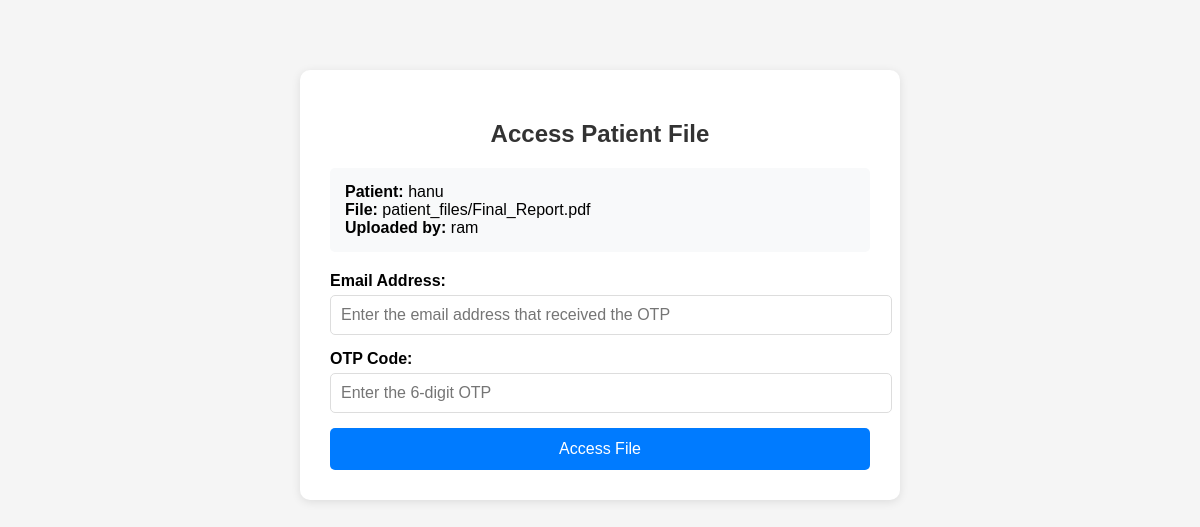
The app's page /access-file/2/ (signed in) with its own data.
### accounts/models.py (models this page shows, shortened)
class PatientFile(models.Model):
    doctor = models.ForeignKey(
        CustomUser,
        on_delete=models.CASCADE,
        limit_choices_to={'role': 'doctor'},
        related_name='patient_files'
    )
    patient_name = models.CharField(max_length=100)
    patient_id = models.CharField(max_length=50, default='UnknownID')
    disease = models.CharField(max_length=200, default='Unknown')
    file = models.FileField(upload_to='patient_files/', blank=False, null=False)
    uploaded_at = models.DateTimeField(auto_now_add=True)
    otp = models.CharField(max_length=6, blank=True, null=True)
    access_email = models.EmailField(blank=True, null=True)  # recipient email for access

class CustomUser(AbstractUser):
    ROLE_CHOICES = (
        ('admin', 'Admin'),
        ('doctor', 'Doctor'),
        ('management', 'Management'),
    )
    role = models.CharField(max_length=15, choices=ROLE_CHOICES, default='doctor')
    is_verified = models.BooleanField(default=False)
    otp = models.CharField(max_length=6, blank=True, null=True)
    profile_image = models.ImageField(upload_to="profiles/", blank=True, null=True)

### accounts/views.py (the view, shortened to what this page needs)
# urls.py: path('access-file/<int:file_id>/', views.access_patient_file_view, name='access_patient_file'),  # Changed name
@login_required
def access_patient_file_view(request, file_id):
    file_obj = get_object_or_404(PatientFile, id=file_id)
    return render(request, 'access_file.html', {'file': file_obj})

### accounts/templates/access_file.html (shortened to what this page needs)
<!DOCTYPE html>
<html>
<head>
</head>
<body>
    <div class="access-container">
        <h2>Access Patient File</h2>
        <div class="file-info">
            <strong>Patient:</strong> {{ file.patient_name }}<br>
            <strong>File:</strong> {{ file.file.name }}<br>
            <strong>Uploaded by:</strong> {{ file.doctor.username }}
        </div>
        <form method="post">
            <div class="form-group">
                <label for="email">Email Address:</label>
                <input type="email" id="email" name="email" required
                       placeholder="Enter the email address that received the OTP">
            </div>
            <div class="form-group">
                <label for="otp">OTP Code:</label>
                <input type="text" id="otp" name="otp" required
                       placeholder="Enter the 6-digit OTP" maxlength="6" pattern="[0-9]{6}">
            </div>
            <button type="submit">Access File</button>
        </form>
    </div>
</body>
</html>

### accounts/templates/access_file.html (style rules this page uses)
body { font-family: Arial, sans-serif; max-width: 600px; margin: 50px auto; padding: 20px; background-color: #f5f5f5; }
.access-container { background: white; padding: 30px; border-radius: 10px; box-shadow: 0 2px 10px rgba(0,0,0,0.1); }
h2 { color: #333; text-align: center; }
.file-info { background: #f8f9fa; padding: 15px; border-radius: 5px; margin-bottom: 20px; }
.form-group { margin-bottom: 15px; }
label { display: block; margin-bottom: 5px; font-weight: bold; }
input[type="email"], input[type="text"] { width: 100%; padding: 10px; border: 1px solid #ddd; border-radius: 5px; font-size: 16px; }
button { background-color: #007bff; color: white; padding: 12px 20px; border: none; border-radius: 5px; cursor: pointer; width: 100%; font-size: 16px; }

### records on screen
PatientFile: patient_name "hanu", file.name "patient_files/Final_Report.pdf", doctor.username "ram"
